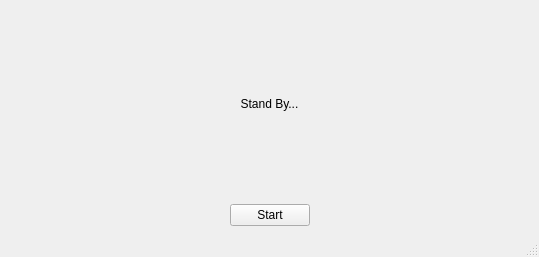
<?xml version="1.0" encoding="UTF-8"?>
<ui version="4.0">
 <class>MainWindow</class>
 <widget class="QMainWindow" name="MainWindow">
  <property name="geometry">
   <rect>
    <x>0</x>
    <y>0</y>
    <width>539</width>
    <height>257</height>
   </rect>
  </property>
  <property name="windowTitle">
   <string>Long Run Task</string>
  </property>
  <widget class="QWidget" name="centralwidget">
   <layout class="QVBoxLayout" name="verticalLayout">
    <item>
     <spacer name="verticalSpacer">
      <property name="orientation">
       <enum>Qt::Vertical</enum>
      </property>
      <property name="sizeHint" stdset="0">
       <size>
        <width>20</width>
        <height>40</height>
       </size>
      </property>
     </spacer>
    </item>
    <item>
     <widget class="QLabel" name="label">
      <property name="text">
       <string>Stand By...</string>
      </property>
      <property name="alignment">
       <set>Qt::AlignCenter</set>
      </property>
     </widget>
    </item>
    <item>
     <spacer name="verticalSpacer_2">
      <property name="orientation">
       <enum>Qt::Vertical</enum>
      </property>
      <property name="sizeHint" stdset="0">
       <size>
        <width>20</width>
        <height>40</height>
       </size>
      </property>
     </spacer>
    </item>
    <item>
     <layout class="QHBoxLayout" name="horizontalLayout">
      <item>
       <spacer name="horizontalSpacer">
        <property name="orientation">
         <enum>Qt::Horizontal</enum>
        </property>
        <property name="sizeHint" stdset="0">
         <size>
          <width>40</width>
          <height>20</height>
         </size>
        </property>
       </spacer>
      </item>
      <item>
       <widget class="QPushButton" name="pushButton">
        <property name="text">
         <string>Start</string>
        </property>
       </widget>
      </item>
      <item>
       <spacer name="horizontalSpacer_2">
        <property name="orientation">
         <enum>Qt::Horizontal</enum>
        </property>
        <property name="sizeHint" stdset="0">
         <size>
          <width>40</width>
          <height>20</height>
         </size>
        </property>
       </spacer>
      </item>
     </layout>
    </item>
   </layout>
  </widget>
  <widget class="QMenuBar" name="menubar">
   <property name="geometry">
    <rect>
     <x>0</x>
     <y>0</y>
     <width>539</width>
     <height>21</height>
    </rect>
   </property>
  </widget>
  <widget class="QStatusBar" name="statusbar"/>
 </widget>
 <resources/>
 <connections/>
</ui>
